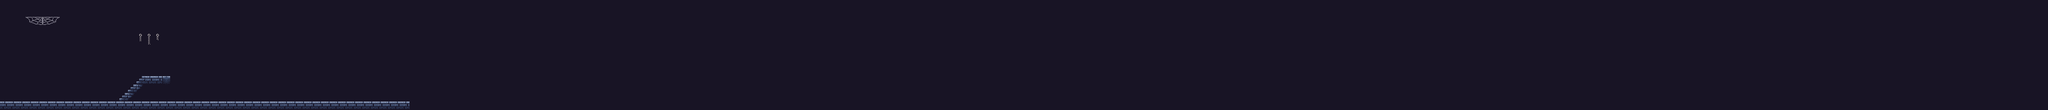

A 2D game scene composited from a Tiled map and its tileset images. What follows is a short description and the map's XML, with each tile layer's data collapsed to a summary:
An orthogonal 240x13 tile map with 16x16 px tiles, 2 tile layers (background, Tile Layer 2) and 4 objects.

<map version="1.10" tiledversion="1.12.0" orientation="orthogonal" renderorder="right-down" width="240" height="13" tilewidth="16" tileheight="16" infinite="0" nextlayerid="4" nextobjectid="5">
 <tileset firstgid="1" name="Dungeon Tile Set" tilewidth="16" tileheight="16" tilecount="270" columns="15">
  <image source="Maps/Dungeon Tile Set.png" trans="008000" width="240" height="288" />
 </tileset>
 <layer id="1" name="background" width="240" height="13">
  <data>[3120 cells, 3120 non-empty, 1 distinct tile ids]</data>
 </layer>
 <layer id="2" name="Tile Layer 2" width="240" height="13">
  <data>[3120 cells, 66 non-empty, 14 distinct tile ids]</data>
 </layer>
 <objectgroup id="3" name="collision">
  <object id="1" x="0" y="192" width="256" height="16" />
  <object id="2" x="224.064" y="185.981" width="15.9355" height="6.019" />
  <object id="3" x="229.027" y="181.037" width="15.9355" height="5.03032" />
  <object id="4" x="234.033" y="176.031" width="15.9355" height="5.01731" />
 </objectgroup>
</map>
